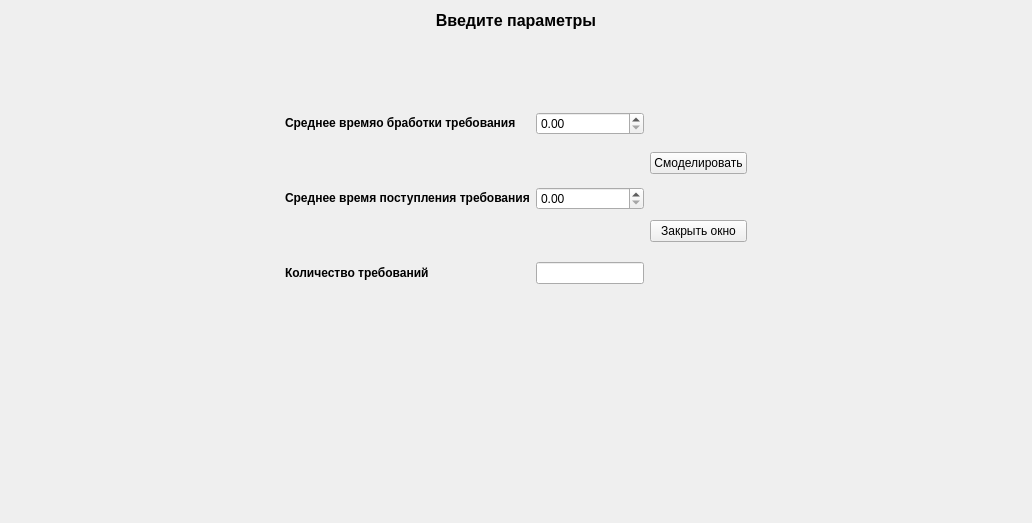
<?xml version="1.0" encoding="UTF-8"?>
<ui version="4.0">
 <class>Form</class>
 <widget class="QWidget" name="Form">
  <property name="geometry">
   <rect>
    <x>0</x>
    <y>0</y>
    <width>1032</width>
    <height>523</height>
   </rect>
  </property>
  <property name="windowTitle">
   <string>Form</string>
  </property>
  <layout class="QGridLayout" name="gridLayout">
   <item row="5" column="1">
    <spacer name="verticalSpacer_3">
     <property name="orientation">
      <enum>Qt::Vertical</enum>
     </property>
     <property name="sizeHint" stdset="0">
      <size>
       <width>20</width>
       <height>40</height>
      </size>
     </property>
    </spacer>
   </item>
   <item row="0" column="1">
    <widget class="QLabel" name="label_of_form">
     <property name="text">
      <string>&lt;html&gt;&lt;head/&gt;&lt;body&gt;&lt;p align=&quot;center&quot;&gt;&lt;span style=&quot; font-size:12pt; font-weight:600;&quot;&gt;Введите параметры&lt;/span&gt;&lt;/p&gt;&lt;/body&gt;&lt;/html&gt;</string>
     </property>
    </widget>
   </item>
   <item row="2" column="2">
    <spacer name="horizontalSpacer_2">
     <property name="orientation">
      <enum>Qt::Horizontal</enum>
     </property>
     <property name="sizeHint" stdset="0">
      <size>
       <width>40</width>
       <height>20</height>
      </size>
     </property>
    </spacer>
   </item>
   <item row="2" column="0">
    <spacer name="horizontalSpacer">
     <property name="orientation">
      <enum>Qt::Horizontal</enum>
     </property>
     <property name="sizeHint" stdset="0">
      <size>
       <width>40</width>
       <height>20</height>
      </size>
     </property>
    </spacer>
   </item>
   <item row="2" column="1">
    <layout class="QHBoxLayout" name="horizontalLayout">
     <item>
      <layout class="QFormLayout" name="formLayout">
       <item row="1" column="0">
        <widget class="QLabel" name="label">
         <property name="text">
          <string>&lt;b&gt;Среднее времяо бработки требования&lt;/b&gt;</string>
         </property>
        </widget>
       </item>
       <item row="1" column="1">
        <widget class="QDoubleSpinBox" name="mean_service_spinbox"/>
       </item>
       <item row="3" column="0">
        <widget class="QLabel" name="label_2">
         <property name="text">
          <string>&lt;b&gt;Среднее время поступления требования&lt;/b&gt;</string>
         </property>
        </widget>
       </item>
       <item row="3" column="1">
        <widget class="QDoubleSpinBox" name="mean_arrive_spinbox"/>
       </item>
       <item row="5" column="0">
        <widget class="QLabel" name="label_3">
         <property name="text">
          <string>&lt;b&gt;Количество требований&lt;/b&gt;</string>
         </property>
        </widget>
       </item>
       <item row="5" column="1">
        <widget class="QLineEdit" name="n_requests_line_edit">
         <property name="acceptDrops">
          <bool>false</bool>
         </property>
        </widget>
       </item>
       <item row="4" column="0">
        <spacer name="verticalSpacer">
         <property name="orientation">
          <enum>Qt::Vertical</enum>
         </property>
         <property name="sizeHint" stdset="0">
          <size>
           <width>20</width>
           <height>40</height>
          </size>
         </property>
        </spacer>
       </item>
       <item row="2" column="0">
        <spacer name="verticalSpacer_2">
         <property name="orientation">
          <enum>Qt::Vertical</enum>
         </property>
         <property name="sizeHint" stdset="0">
          <size>
           <width>20</width>
           <height>40</height>
          </size>
         </property>
        </spacer>
       </item>
      </layout>
     </item>
     <item>
      <layout class="QVBoxLayout" name="verticalLayout">
       <item>
        <widget class="QPushButton" name="execute_button">
         <property name="text">
          <string>Смоделировать</string>
         </property>
        </widget>
       </item>
       <item>
        <widget class="QPushButton" name="back_button">
         <property name="text">
          <string>Закрыть окно</string>
         </property>
        </widget>
       </item>
      </layout>
     </item>
    </layout>
   </item>
   <item row="1" column="1">
    <spacer name="verticalSpacer_4">
     <property name="orientation">
      <enum>Qt::Vertical</enum>
     </property>
     <property name="sizeHint" stdset="0">
      <size>
       <width>20</width>
       <height>40</height>
      </size>
     </property>
    </spacer>
   </item>
   <item row="3" column="1">
    <spacer name="verticalSpacer_5">
     <property name="orientation">
      <enum>Qt::Vertical</enum>
     </property>
     <property name="sizeHint" stdset="0">
      <size>
       <width>20</width>
       <height>40</height>
      </size>
     </property>
    </spacer>
   </item>
   <item row="4" column="1">
    <spacer name="verticalSpacer_6">
     <property name="orientation">
      <enum>Qt::Vertical</enum>
     </property>
     <property name="sizeHint" stdset="0">
      <size>
       <width>20</width>
       <height>40</height>
      </size>
     </property>
    </spacer>
   </item>
  </layout>
 </widget>
 <resources/>
 <connections/>
</ui>
